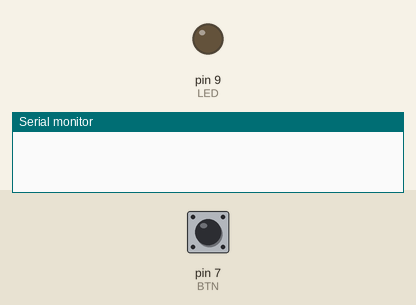
The sketch below on a simulated Arduino Uno, built with avr-gcc and run on an emulated ATmega328P. Parts: output pins drawn as LEDs (lit = HIGH), the last lines printed to the serial monitor. The inputs (shaded band) are chosen by the test bench; at power-on: pin 7 (BTN) LOW.

Above: at 1.2 s.
1.3 s: pin 7 (BTN) pulled HIGH for 0.15 s
At 4.08 s:
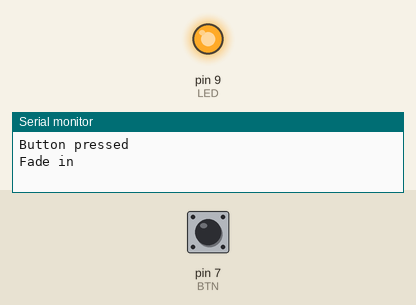
4.3 s: pin 7 (BTN) pulled HIGH for 1 s
At 4.6 s:
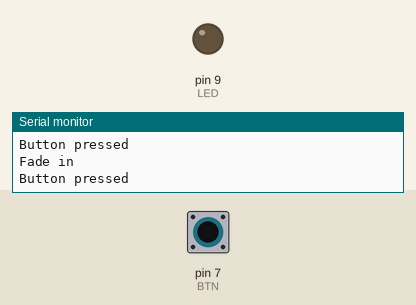
6.8 s: pin 7 (BTN) pulled HIGH for 3.2 s
At 7.57 s:
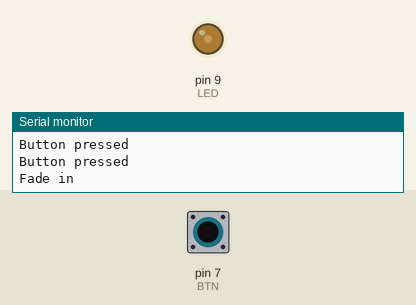
Timing chart, 0 to 10.9 s (numbered marks = the images above; inputs shaded):
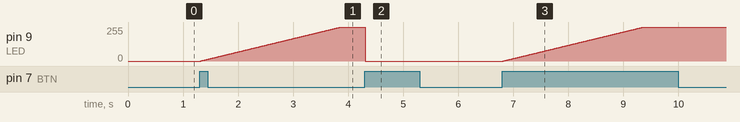

Measured:
- after the input at 1.3 s, pin 9 (LED): moves from 0/255 to 255/255 over 2.5 s, starting at once
- after the input at 4.3 s, pin 9 (LED): 255/255 → 0/255 at once
- after the input at 6.8 s, pin 9 (LED): moves from 0/255 to 255/255 over 2.5 s, starting at once

The sketch:

WakeUpLight.ino
```cpp
#include <libraries/Time/Time.h>
#include <libraries/TimeAlarms/TimeAlarms.h>
#include "utility/twi.h"
#include "Wire.h"


const int LED = 9;
const int BTN = 7;

// state of buttton
int val = 0;
int oldVal = 0;
int state = 0;
int hasChanged = 0;
int i = 0;

void setup()
{
	pinMode(LED, OUTPUT);
	pinMode(BTN, INPUT);

	Serial.begin(9600);
}

void loop()
{
	val = digitalRead(BTN);

	//Check if the input is HIGH (Button pressed)
	if ((val == HIGH) && (oldVal == LOW))
	{
		Serial.println("Button pressed");
		state = 1 - state;
		hasChanged = 1;
		delay(10);
	}
	else{
		hasChanged = 0;
	}

	oldVal = val;

	if (state == 1)
	{
		fadeIn();
	}
	else
	{
		analogWrite(LED, 0);
	}
}

void fadeIn()
{
	if (hasChanged == 1)
	{
		Serial.println("Fade in");
		for (i = 0; i <= 255; i++)
		{
			analogWrite(LED, i);
			// this should be asynchronous
			// so we can turn off the light
			// even when it is still fading in
			delay(10);
		}
	}
	else
	{
		analogWrite(LED, 255);
	}
}
```
